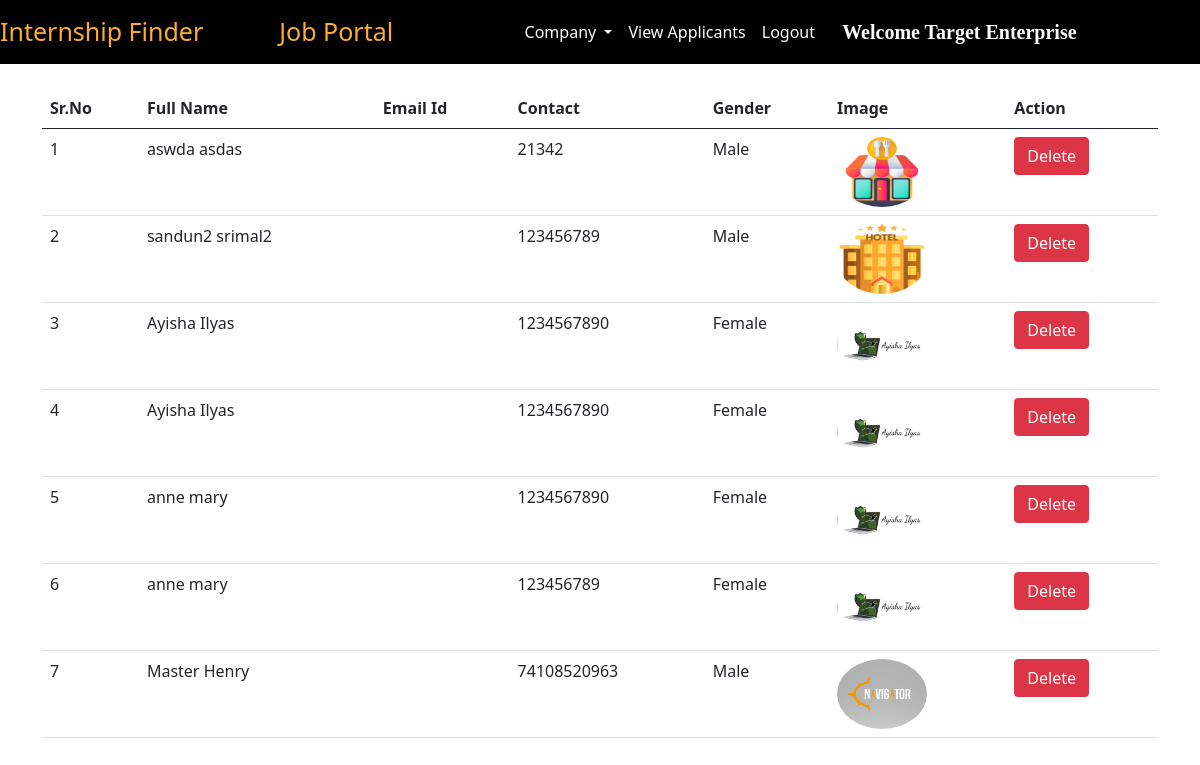
/view_applicants/ (signed in), run on an earlier commit of the app's database.
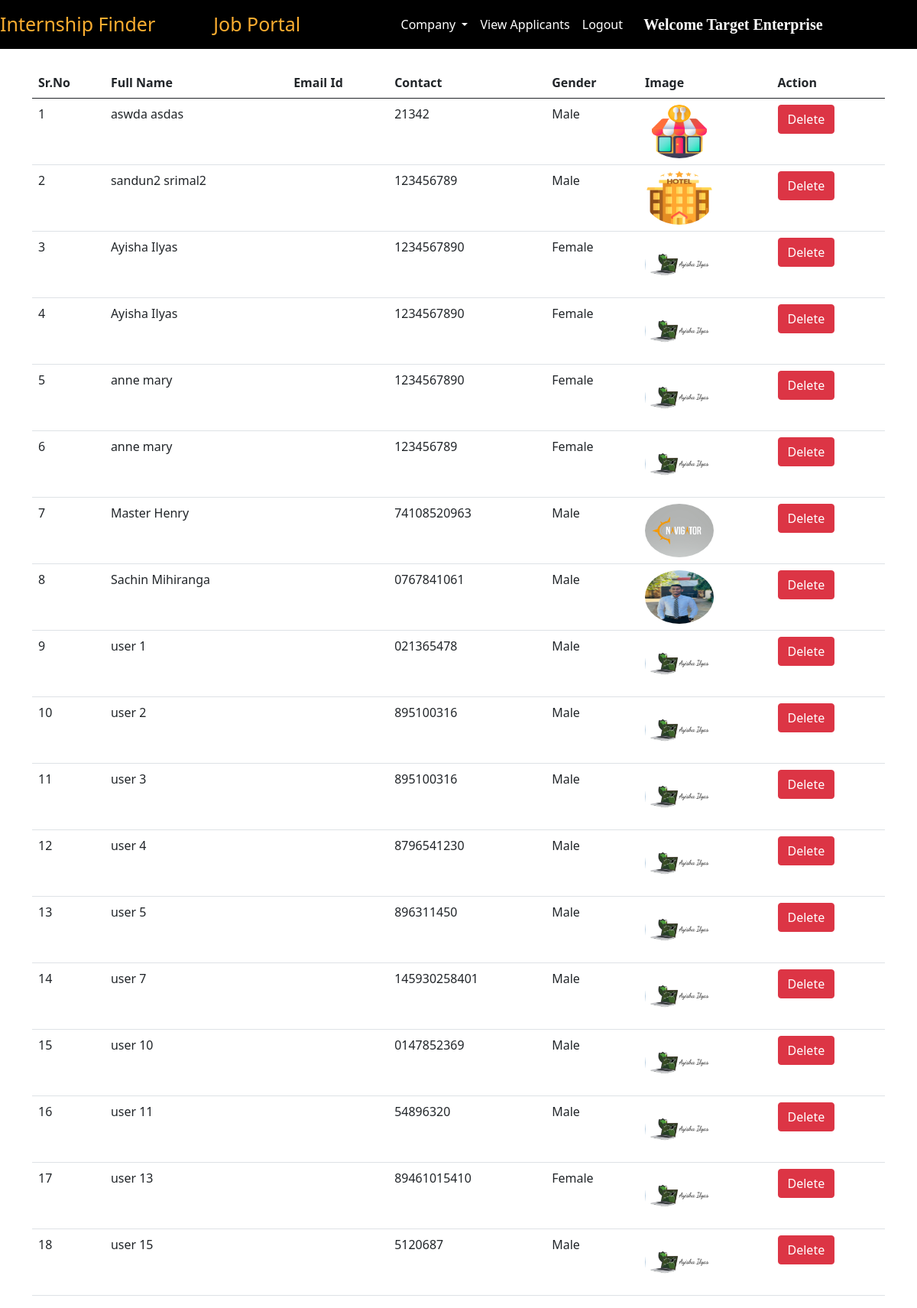
And on a later commit of the database.
### intern/models.py (models this page shows, shortened)
class Applicant(models.Model):
    user = models.ForeignKey(User, on_delete=models.CASCADE)
    phone = models.CharField(max_length=10)
    image = models.ImageField(upload_to="")
    gender = models.CharField(max_length=10)
    type = models.CharField(max_length=15)

### intern/views.py (the view)
# urls.py: path("view_applicants/", views.view_applicants, name="view_applicants"),
def view_applicants(request):
    if not request.user.is_authenticated:
        return redirect("/admin_login")
    applicants = Applicant.objects.all()
    return render(request, "view_applicants.html", {'applicants':applicants})

### intern/templates/view_applicants.html (shortened to what this page needs)
{% extends 'admin_navbar.html' %}
{% block view_applicants %} active {% endblock %}
{% block body %}
<div class="container mt-4">
<table class="table table-hover" id="example">
    <thead>
        <tr>
            <th>Sr.No</th>
            <th>Full Name</th>
            <th>Email Id</th>
            <th>Contact</th>
            <th>Gender</th>
            <th>Image</th>
            <th>Action</th>
        </tr>
    </thead>
    <tbody>
        {% for applicant in applicants %}
        <tr>
            <td>{{forloop.counter}}</td>
            <td>{{applicant.user.get_full_name}}</td>
            <td>{{applicant.user.email}}</td>
            <td>{{applicant.phone}}</td>
            <td>{{applicant.gender}}</td>
            <td><img src="{{applicant.image.url}}" class="rounded-circle" width="90px" height="70px"></td>
            <td><a href="/delete_user/{{applicant.user.id}}/" class="btn btn-danger" onclick="return confirm('Are you sure you want to delete this applicant?')">Delete</a></td>
        </tr>
        {% endfor %}
    </tbody>
</table>
</div>
{% endblock %}

### intern/templates/admin_navbar.html (shortened to what this page needs)
<!doctype html>
<html lang="en">
<head>
  <link href="https://cdn.jsdelivr.net/npm/bootstrap@5.0.2/dist/css/bootstrap.min.css" rel="stylesheet"
>
  <link rel="stylesheet" href="https://cdn.datatables.net/1.10.25/css/jquery.dataTables.min.css">
  <link rel="stylesheet" href="https://cdn.datatables.net/buttons/1.7.1/css/buttons.dataTables.min.css">
</head>
<body>
  <nav class="navbar navbar-expand-lg navbar-dark">
      <a class="navbar-brand" href="/"><span class="head1">Internship Finder</span></a>
      <a class="navbar-brand" href="#"><span class="head1" style="margin-left: 60px;">Job Portal</span></a>
      <div class="container w-50">
      <div class="collapse navbar-collapse" id="navbarSupportedContent">
        <ul class="navbar-nav me-auto mb-2 mb-lg-0">
          <div class="collapse navbar-collapse" id="navbarNavDarkDropdown">
            <ul class="navbar-nav">
              <li class="nav-item dropdown">
                <a class="nav-link active dropdown-toggle" href="#" id="navbarDarkDropdownMenuLink" role="button" data-bs-toggle="dropdown" aria-expanded="false">
                  Company
                </a>
              </li>
            </ul>
          </div>
          <li class="nav-item">
            <a class="nav-link {% block view_applicants %} {% endblock %}" href="/view_applicants/">View Applicants</a>
          </li>
          <li class="nav-item">
            <a class="nav-link active" href="/logout/">Logout</a>
          </li>
        </ul>
        <a class="navbar-brand" style="font-weight: bold; font-family: 'Times New Roman', Times, serif;" href="#">Welcome {{request.user.get_full_name}}</a>
      </div>
      </div>
  </nav>
  {% block body %}
  {% endblock %}
</body>
</html>

### intern/templates/admin_navbar.html (style rules this page uses)
.navbar { background-color: #000; }
.head1 { color: #FBAD30; font-size: 25px; height: 50px; }

What changed in the data, as far as the page shows it:
added Applicant: user.get_full_name "Sachin Mihiranga", phone "0767841061", gender "Male", image (picture)
added Applicant: user.get_full_name "user 1", phone "021365478", gender "Male", image (picture)
added Applicant: user.get_full_name "user 2", phone "895100316", gender "Male", image (picture)
added Applicant: user.get_full_name "user 3", phone "895100316", gender "Male", image (picture)
added Applicant: user.get_full_name "user 4", phone "8796541230", gender "Male", image (picture)
added Applicant: user.get_full_name "user 5", phone "896311450", gender "Male", image (picture)
added Applicant: user.get_full_name "user 7", phone "145930258401", gender "Male", image (picture)
added Applicant: user.get_full_name "user 10", phone "0147852369", gender "Male", image (picture)
added Applicant: user.get_full_name "user 11", phone "54896320", gender "Male", image (picture)
added Applicant: user.get_full_name "user 13", phone "89461015410", gender "Female", image (picture)
added Applicant: user.get_full_name "user 15", phone "5120687", gender "Male", image (picture)
